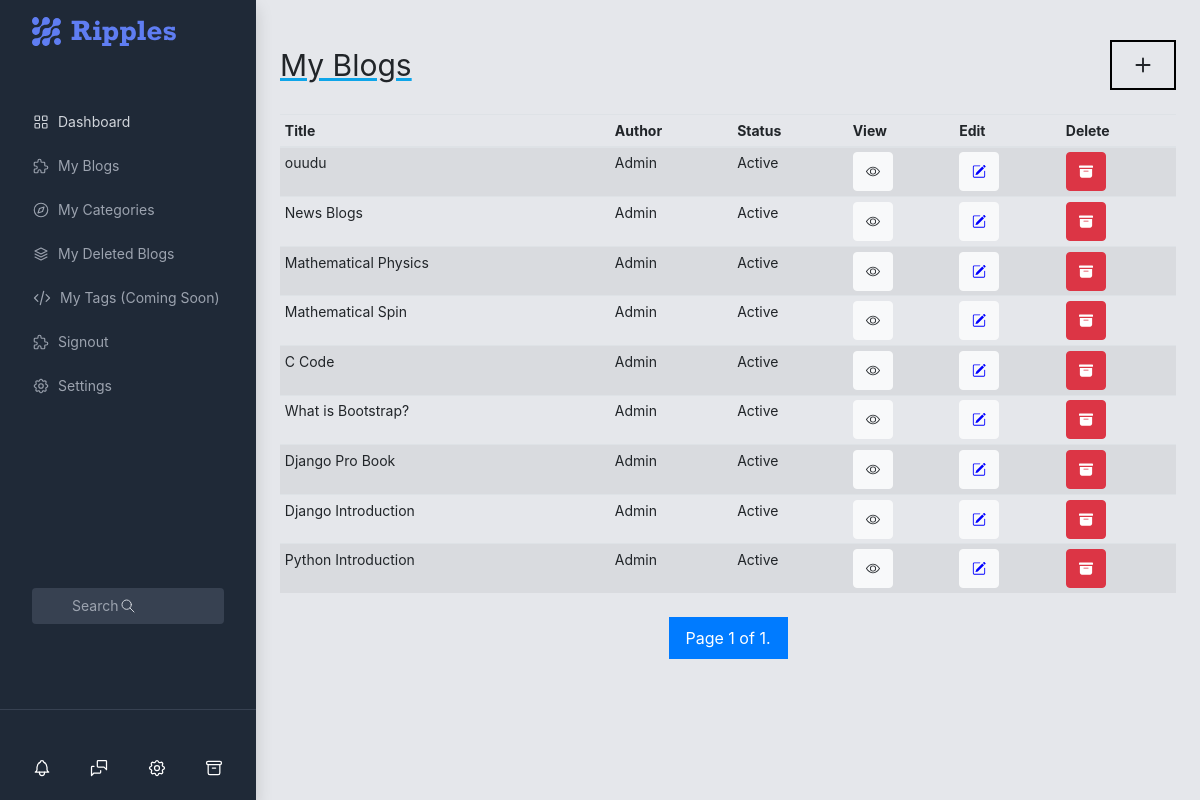
/myblogs/ (signed in), run on an earlier commit of the app's database.
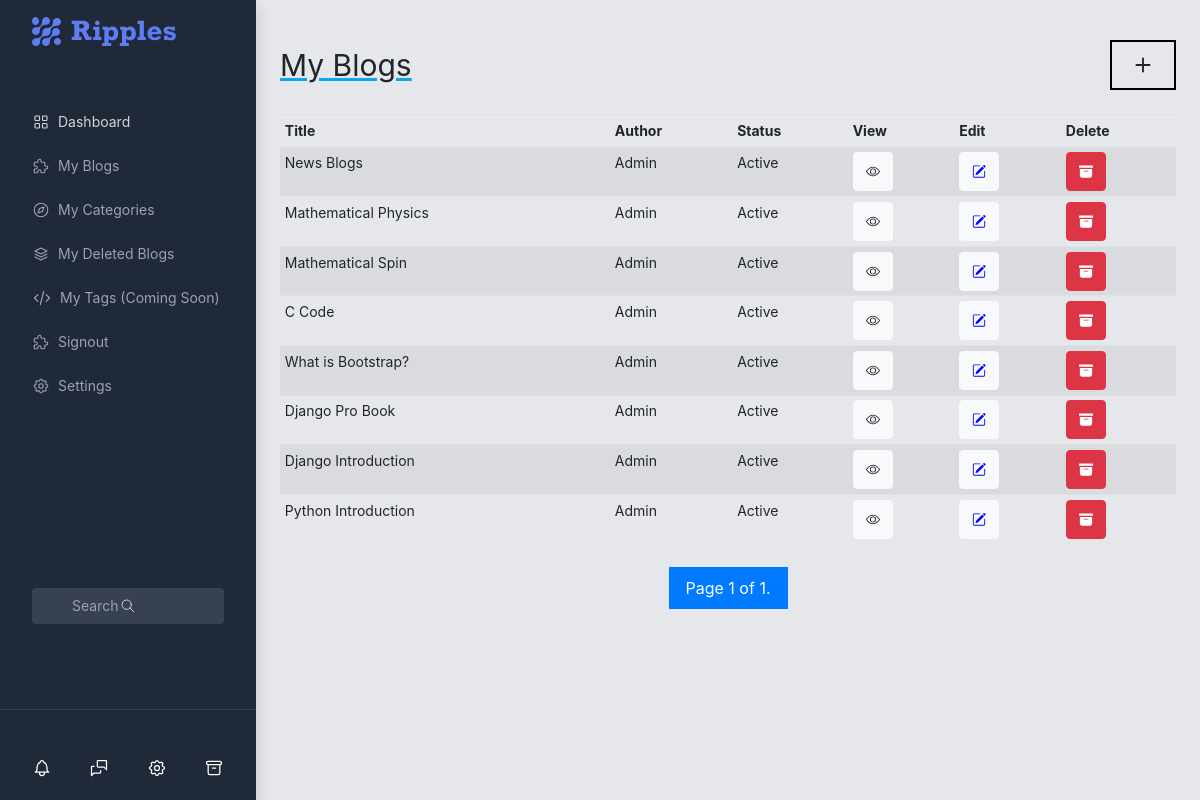
And on a later commit of the database.
### blog/models.py (models this page shows, shortened)
class Blog(models.Model):
    title = models.CharField(max_length=255)
    content = RichTextField(blank=True, null=True)
    category = models.ForeignKey(Category, on_delete=models.CASCADE)
    author = models.ForeignKey(User, on_delete=models.CASCADE)
    created_at = models.DateTimeField(auto_now_add=True)
    updated_at = models.DateTimeField(auto_now=True)
    image = models.ImageField(upload_to='shop/images', blank=True, null=True, default="")
    tags = models.ManyToManyField(to=Tag, blank=True)
    is_deleted = models.BooleanField(default=False)
    slug = models.SlugField(unique=True, allow_unicode=True)

### blog/views.py (the view)
# urls.py: path('myblogs/', views.my_blogs, name='my-blogs'),
def my_blogs(request):
    if request.user.is_authenticated:
        user = request.user
        blogs = Blog.objects.filter(author=user, is_deleted=False).order_by('-created_at')
        blogs_per_page = 10
        paginator = Paginator(blogs, blogs_per_page)
        page_number = request.GET.get('page')
        page_obj = paginator.get_page(page_number)
        context = {'page_obj': page_obj}
        return render(request, 'my_blogs.html', context)
    else:
        return redirect('login')

### templates/my_blogs.html (shortened to what this page needs)
{% extends 'dashboardbase.html' %}
{% load static %}
{% block content %}
<h2 class="mb-4 black-text text-3xl text-black-500 hover:text-blue-600 underline decoration-sky-500">My Blogs
  <a class="nav-link" href="/addblog/" id="add-blog-btn">
    <svg xmlns="http://www.w3.org/2000/svg" width="30" height="30" fill="currentColor" class="bi bi-plus" viewBox="0 0 16 16">
      <path d="M8 4a.5.5 0 0 1 .5.5v3h3a.5.5 0 0 1 0 1h-3v3a.5.5 0 0 1-1 0v-3h-3a.5.5 0 0 1 0-1h3v-3A.5.5 0 0 1 8 4z"/>
    </svg>
  </a>
</h2>
<div class="table-responsive">
  <table class="table table-striped table-sm">
    <thead>
      <tr>
        <th scope="col">Title</th>
        <th scope="col">Author</th>
        <th scope="col">Status</th>
        <th scope="col">View</th>
        <th scope="col">Edit</th>
        <th scope="col">Delete</th>
      </tr>
    </thead>
    <tbody>
      {% for blog in page_obj %}
      <tr>
        <td>{{ blog.title }}</td>
        <td>{{ blog.author.username }}</td>
        <td>Active</td>
        <td>
          <a href="/readmore/{{blog.slug}}/" class="btn btn-light">
          </a>
        </td>
        <td>
          <a href="/editblog/{{blog.slug}}/" class="btn btn-light">
          </a>
        </td>
        <td>
          <a href="{% url 'deleteblog' slug=blog.slug %}" class="btn btn-danger">
          </a>
        </td>
      </tr>
      {% endfor %}
    </tbody>
  </table>
  <div class="pagination mt-4">
    <span class="step-links">
      <span class="current">
        Page {{ page_obj.number }} of {{ page_obj.paginator.num_pages }}.
      </span>
    </span>
  </div>
</div>
{% endblock content %}

What changed in the data, as far as the page shows it:
no longer on this page (row edited): Blog: title "ouudu", author.username "Admin"
